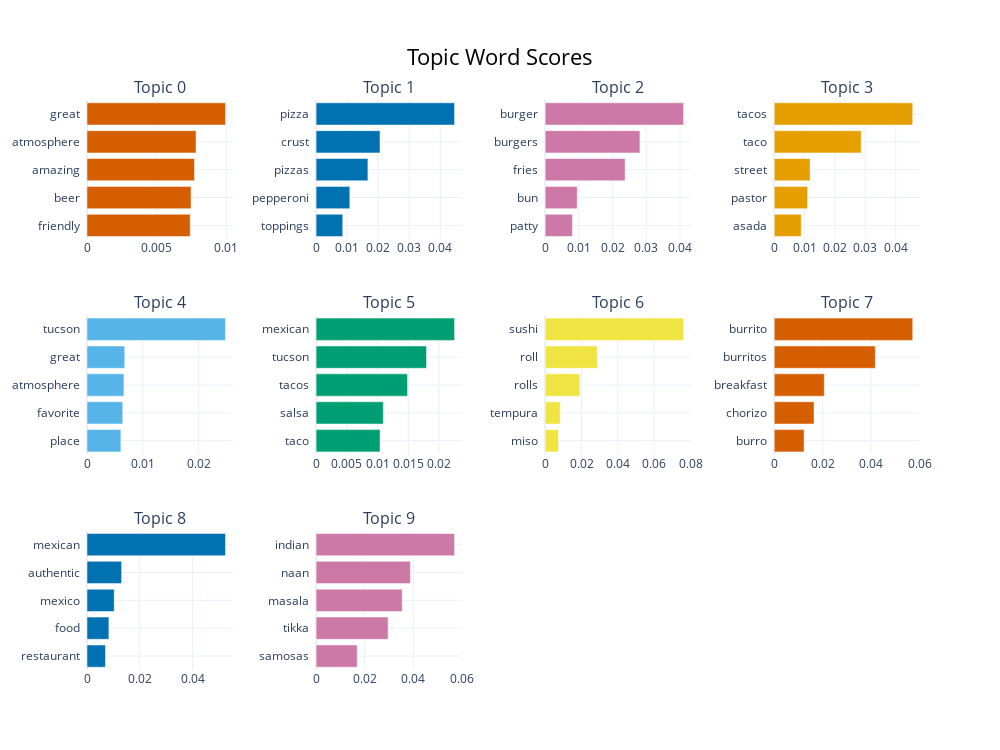

This figure's notebook cell:
### Markdown cell above
### Code Cell 4: Visualize the Most Relevant Words for the Top 10 Topics

### Code cell
model.visualize_barchart(top_n_topics=10)

### Figure 1 — Plotly figure (JSON) as saved in the notebook; plotly's stock layout.template omitted (floating-point values rounded to 4 significant figures)
{"data": [{"marker": {"color": "#D55E00"}, "orientation": "h", "type": "bar", "x": [0.007412, 0.007473, 0.007723, 0.007831, 0.009946], "xaxis": "x", "y": ["friendly  ", "beer  ", "amazing  ", "atmosphere  ", "great  "], "yaxis": "y"}, {"marker": {"color": "#0072B2"}, "orientation": "h", "type": "bar", "x": [0.008587, 0.01086, 0.01669, 0.02059, 0.0446], "xaxis": "x2", "y": ["toppings  ", "pepperoni  ", "pizzas  ", "crust  ", "pizza  "], "yaxis": "y2"}, {"marker": {"color": "#CC79A7"}, "orientation": "h", "type": "bar", "x": [0.008104, 0.009512, 0.02373, 0.0281, 0.04107], "xaxis": "x3", "y": ["patty  ", "bun  ", "fries  ", "burgers  ", "burger  "], "yaxis": "y3"}, {"marker": {"color": "#E69F00"}, "orientation": "h", "type": "bar", "x": [0.008882, 0.01097, 0.0118, 0.0286, 0.04557], "xaxis": "x4", "y": ["asada  ", "pastor  ", "street  ", "taco  ", "tacos  "], "yaxis": "y4"}, {"marker": {"color": "#56B4E9"}, "orientation": "h", "type": "bar", "x": [0.006075, 0.00641, 0.006623, 0.006767, 0.02484], "xaxis": "x5", "y": ["place  ", "favorite  ", "atmosphere  ", "great  ", "tucson  "], "yaxis": "y5"}, {"marker": {"color": "#009E73"}, "orientation": "h", "type": "bar", "x": [0.01041, 0.01094, 0.01488, 0.01797, 0.02253], "xaxis": "x6", "y": ["taco  ", "salsa  ", "tacos  ", "tucson  ", "mexican  "], "yaxis": "y6"}, {"marker": {"color": "#F0E442"}, "orientation": "h", "type": "bar", "x": [0.007344, 0.008318, 0.01914, 0.02864, 0.07619], "xaxis": "x7", "y": ["miso  ", "tempura  ", "rolls  ", "roll  ", "sushi  "], "yaxis": "y7"}, {"marker": {"color": "#D55E00"}, "orientation": "h", "type": "bar", "x": [0.01233, 0.01644, 0.02068, 0.04173, 0.05717], "xaxis": "x8", "y": ["burro  ", "chorizo  ", "breakfast  ", "burritos  ", "burrito  "], "yaxis": "y8"}, {"marker": {"color": "#0072B2"}, "orientation": "h", "type": "bar", "x": [0.007002, 0.008292, 0.01031, 0.01312, 0.05247], "xaxis": "x9", "y": ["restaurant  ", "food  ", "mexico  ", "authentic  ", "mexican  "], "yaxis": "y9"}, {"marker": {"color": "#CC79A7"}, "orientation": "h", "type": "bar", "x": [0.01694, 0.02967, 0.03548, 0.03885, 0.05704], "xaxis": "x10", "y": ["samosas  ", "tikka  ", "masala  ", "naan  ", "indian  "], "yaxis": "y10"}], "layout": {"annotations": [{"font": {"size": 16}, "showarrow": false, "text": "Topic 0", "x": 0.0875, "xanchor": "center", "xref": "paper", "y": 1, "yanchor": "bottom", "yref": "paper"}, {"font": {"size": 16}, "showarrow": false, "text": "Topic 1", "x": 0.3625, "xanchor": "center", "xref": "paper", "y": 1, "yanchor": "bottom", "yref": "paper"}, {"font": {"size": 16}, "showarrow": false, "text": "Topic 2", "x": 0.6375, "xanchor": "center", "xref": "paper", "y": 1, "yanchor": "bottom", "yref": "paper"}, {"font": {"size": 16}, "showarrow": false, "text": "Topic 3", "x": 0.9125, "xanchor": "center", "xref": "paper", "y": 1, "yanchor": "bottom", "yref": "paper"}, {"font": {"size": 16}, "showarrow": false, "text": "Topic 4", "x": 0.0875, "xanchor": "center", "xref": "paper", "y": 0.6222, "yanchor": "bottom", "yref": "paper"}, {"font": {"size": 16}, "showarrow": false, "text": "Topic 5", "x": 0.3625, "xanchor": "center", "xref": "paper", "y": 0.6222, "yanchor": "bottom", "yref": "paper"}, {"font": {"size": 16}, "showarrow": false, "text": "Topic 6", "x": 0.6375, "xanchor": "center", "xref": "paper", "y": 0.6222, "yanchor": "bottom", "yref": "paper"}, {"font": {"size": 16}, "showarrow": false, "text": "Topic 7", "x": 0.9125, "xanchor": "center", "xref": "paper", "y": 0.6222, "yanchor": "bottom", "yref": "paper"}, {"font": {"size": 16}, "showarrow": false, "text": "Topic 8", "x": 0.0875, "xanchor": "center", "xref": "paper", "y": 0.2444, "yanchor": "bottom", "yref": "paper"}, {"font": {"size": 16}, "showarrow": false, "text": "Topic 9", "x": 0.3625, "xanchor": "center", "xref": "paper", "y": 0.2444, "yanchor": "bottom", "yref": "paper"}], "height": 750, "hoverlabel": {"bgcolor": "white", "font": {"family": "Rockwell", "size": 16}}, "showlegend": false, "title": {"font": {"color": "Black", "size": 22}, "text": "Topic Word Scores", "x": 0.5, "xanchor": "center", "yanchor": "top"}, "width": 1000, "xaxis": {"anchor": "y", "autorange": true, "domain": [0, 0.175], "range": [0, 0.01047], "showgrid": true, "type": "linear"}, "xaxis10": {"anchor": "y10", "autorange": true, "domain": [0.275, 0.45], "range": [0, 0.06004], "showgrid": true, "type": "linear"}, "xaxis11": {"anchor": "y11", "domain": [0.55, 0.725], "showgrid": true}, "xaxis12": {"anchor": "y12", "domain": [0.825, 1], "showgrid": true}, "xaxis2": {"anchor": "y2", "autorange": true, "domain": [0.275, 0.45], "range": [0, 0.04695], "showgrid": true, "type": "linear"}, "xaxis3": {"anchor": "y3", "autorange": true, "domain": [0.55, 0.725], "range": [0, 0.04324], "showgrid": true, "type": "linear"}, "xaxis4": {"anchor": "y4", "autorange": true, "domain": [0.825, 1], "range": [0, 0.04797], "showgrid": true, "type": "linear"}, "xaxis5": {"anchor": "y5", "autorange": true, "domain": [0, 0.175], "range": [0, 0.02615], "showgrid": true, "type": "linear"}, "xaxis6": {"anchor": "y6", "autorange": true, "domain": [0.275, 0.45], "range": [0, 0.02372], "showgrid": true, "type": "linear"}, "xaxis7": {"anchor": "y7", "autorange": true, "domain": [0.55, 0.725], "range": [0, 0.0802], "showgrid": true, "type": "linear"}, "xaxis8": {"anchor": "y8", "autorange": true, "domain": [0.825, 1], "range": [0, 0.06018], "showgrid": true, "type": "linear"}, "xaxis9": {"anchor": "y9", "autorange": true, "domain": [0, 0.175], "range": [0, 0.05523], "showgrid": true, "type": "linear"}, "yaxis": {"anchor": "x", "autorange": true, "domain": [0.7556, 1], "range": [-0.5, 4.5], "showgrid": true, "type": "category"}, "yaxis10": {"anchor": "x10", "autorange": true, "domain": [0, 0.2444], "range": [-0.5, 4.5], "showgrid": true, "type": "category"}, "yaxis11": {"anchor": "x11", "domain": [0, 0.2444], "showgrid": true}, "yaxis12": {"anchor": "x12", "domain": [0, 0.2444], "showgrid": true}, "yaxis2": {"anchor": "x2", "autorange": true, "domain": [0.7556, 1], "range": [-0.5, 4.5], "showgrid": true, "type": "category"}, "yaxis3": {"anchor": "x3", "autorange": true, "domain": [0.7556, 1], "range": [-0.5, 4.5], "showgrid": true, "type": "category"}, "yaxis4": {"anchor": "x4", "autorange": true, "domain": [0.7556, 1], "range": [-0.5, 4.5], "showgrid": true, "type": "category"}, "yaxis5": {"anchor": "x5", "autorange": true, "domain": [0.3778, 0.6222], "range": [-0.5, 4.5], "showgrid": true, "type": "category"}, "yaxis6": {"anchor": "x6", "autorange": true, "domain": [0.3778, 0.6222], "range": [-0.5, 4.5], "showgrid": true, "type": "category"}, "yaxis7": {"anchor": "x7", "autorange": true, "domain": [0.3778, 0.6222], "range": [-0.5, 4.5], "showgrid": true, "type": "category"}, "yaxis8": {"anchor": "x8", "autorange": true, "domain": [0.3778, 0.6222], "range": [-0.5, 4.5], "showgrid": true, "type": "category"}, "yaxis9": {"anchor": "x9", "autorange": true, "domain": [0, 0.2444], "range": [-0.5, 4.5], "showgrid": true, "type": "category"}}}
